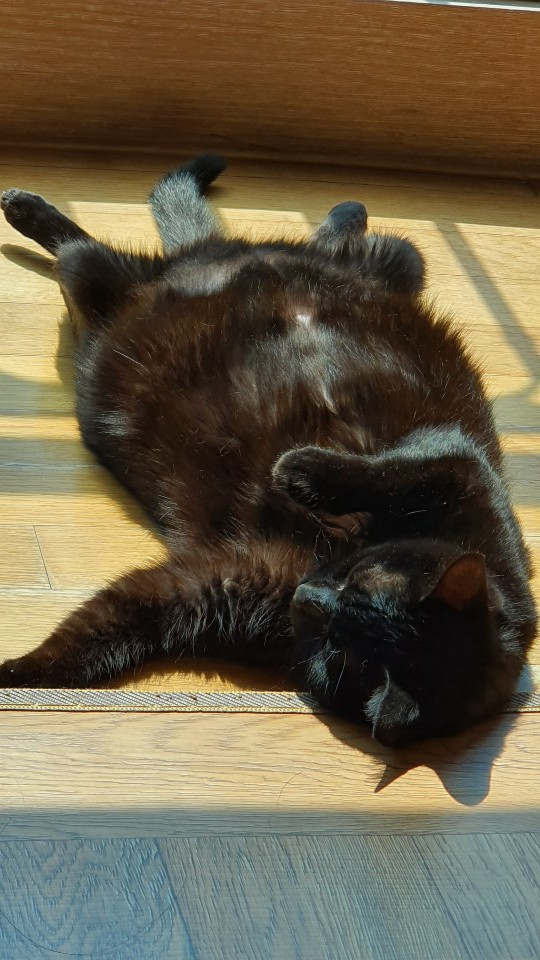
#> input picture dami.jpg, 540 x 960 px
$ python cv10_keyboard.py
#> lines starting #> are read from the running program, lines starting #| are printed output that depends on the picture
import sys
import numpy as np
import cv2

# 키보드 이벤트
# cv2.waitKey(delay) => retVal
# delay: 밀리초단위 대기시간. delay <= 0 : 무한정 대기, 기본값은 0
# retVal: 눌린 키 값(ASCII code). 키가 눌리지 않으면 -1
# 참고 : waitKey() 함수는 OpenCV 창이 하나라도 있을 때 동작함.
# : 특정 키 입력을 확인하려면 ord() 함수를 이용
# 주요 특수키 : ESC(27), ENTER(13), TAB(9)

img = cv2.imread('./dami.jpg', cv2.IMREAD_GRAYSCALE)
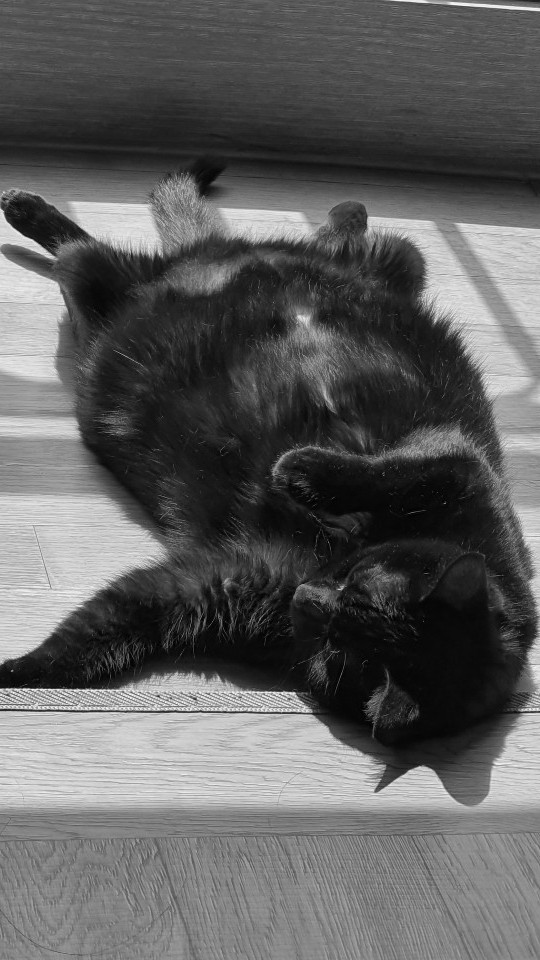
#> img: shape (960, 540); min 0, max 253, mean 94.5

if img is None:
    print('Image load failed')
    sys.exit()

cv2.namedWindow('image')

cv2.imshow('image', img)

# 'i' 또는 'I' 키가 눌렸을 때 반전효과가 적용된 이미지를 출력하도록 하세요. (단, ESC 키가 눌렸을 때는 종료되도록 하세요.)
while True:
    keycode = cv2.waitKey()
#> (key Esc is pressed here)

    if keycode == ord('i') or keycode == ord('I'):
        img = ~img
        cv2.imshow('image', img)
    elif keycode == 27:
        break

cv2.destroyAllWindows()

$ run again, with dog_img.bmp saved as dami.jpg
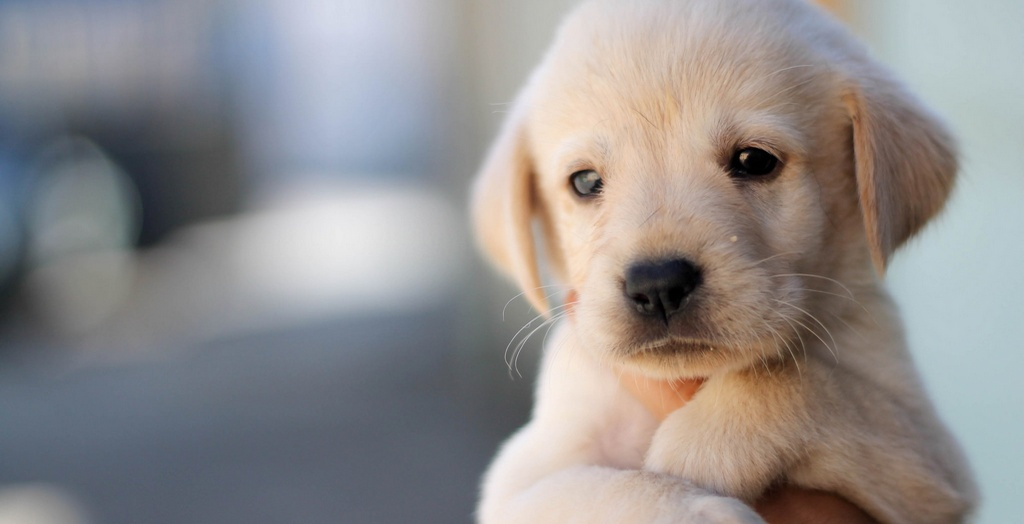
#> input picture dog_img.bmp, 1024 x 524 px
#> `img = cv2.imread('./dami.jpg', cv2.IMREAD_GRAYSCALE)`:
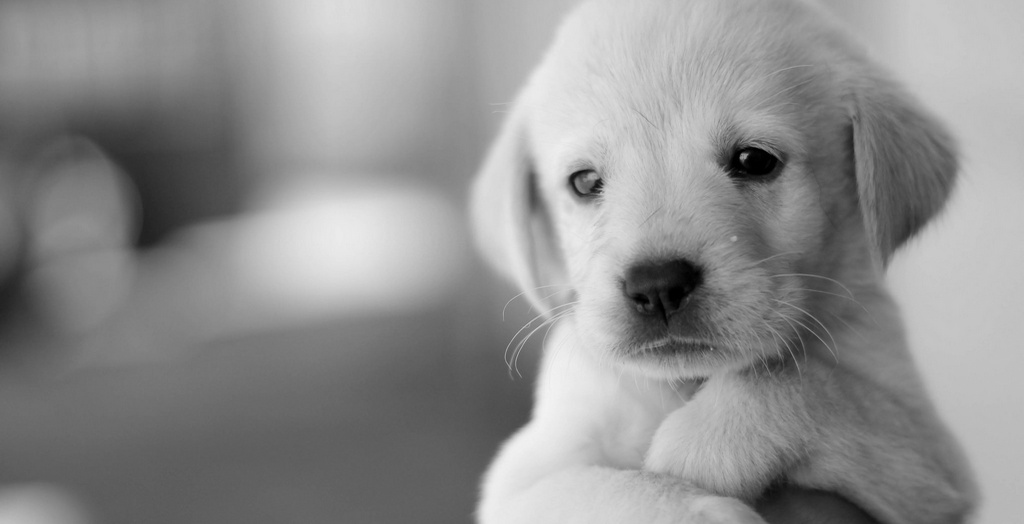
#> img: shape (524, 1024); min 0, max 243, mean 142.9
